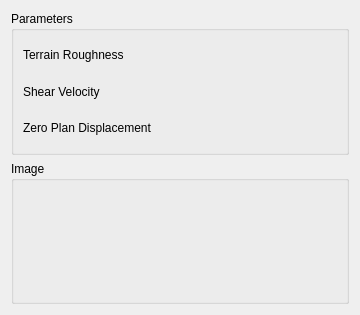
<?xml version="1.0" encoding="UTF-8"?>
<ui version="4.0">
 <class>WindLabGui::DlgLogarithmicLowProfile</class>
 <widget class="QWidget" name="WindLabGui::DlgLogarithmicLowProfile">
  <property name="geometry">
   <rect>
    <x>0</x>
    <y>0</y>
    <width>360</width>
    <height>315</height>
   </rect>
  </property>
  <property name="windowTitle">
   <string>Feature Parameters</string>
  </property>
  <property name="sizeGripEnabled" stdset="0">
   <bool>true</bool>
  </property>
  <layout class="QGridLayout" name="gridLayout">
   <item row="1" column="0">
    <widget class="QGroupBox" name="GroupBox5_5">
     <property name="title">
      <string>Image</string>
     </property>
     <layout class="QGridLayout" name="_6">
      <property name="leftMargin">
       <number>9</number>
      </property>
      <property name="topMargin">
       <number>9</number>
      </property>
      <property name="rightMargin">
       <number>9</number>
      </property>
      <property name="bottomMargin">
       <number>9</number>
      </property>
      <property name="spacing">
       <number>6</number>
      </property>
      <item row="1" column="0">
       <layout class="QHBoxLayout" name="horizontalLayout_9" stretch="0">
        <item>
         <widget class="QLabel" name="label_Image">
          <property name="text">
           <string/>
          </property>
         </widget>
        </item>
       </layout>
      </item>
     </layout>
    </widget>
   </item>
   <item row="0" column="0">
    <widget class="QGroupBox" name="GroupBox5_3">
     <property name="title">
      <string>Parameters</string>
     </property>
     <layout class="QGridLayout" name="_3">
      <property name="leftMargin">
       <number>9</number>
      </property>
      <property name="topMargin">
       <number>9</number>
      </property>
      <property name="rightMargin">
       <number>9</number>
      </property>
      <property name="bottomMargin">
       <number>9</number>
      </property>
      <property name="spacing">
       <number>6</number>
      </property>
      <item row="3" column="0">
       <layout class="QHBoxLayout" name="horizontalLayout_4" stretch="0,0">
        <item>
         <widget class="QLabel" name="label_4">
          <property name="text">
           <string>Zero Plan Displacement</string>
          </property>
         </widget>
        </item>
        <item>
         <widget class="Gui::QuantitySpinBox" name="doubleSpinBox_Zd" native="true">
          <property name="keyboardTracking" stdset="0">
           <bool>false</bool>
          </property>
         </widget>
        </item>
       </layout>
      </item>
      <item row="2" column="0">
       <layout class="QHBoxLayout" name="horizontalLayout_3" stretch="0,0">
        <item>
         <widget class="QLabel" name="label_3">
          <property name="text">
           <string>Shear Velocity</string>
          </property>
         </widget>
        </item>
        <item>
         <widget class="Gui::QuantitySpinBox" name="doubleSpinBox_Mu" native="true">
          <property name="keyboardTracking" stdset="0">
           <bool>false</bool>
          </property>
         </widget>
        </item>
       </layout>
      </item>
      <item row="1" column="0">
       <layout class="QHBoxLayout" name="horizontalLayout" stretch="0,0">
        <item>
         <widget class="QLabel" name="label">
          <property name="text">
           <string>Terrain Roughness</string>
          </property>
         </widget>
        </item>
        <item>
         <widget class="Gui::QuantitySpinBox" name="doubleSpinBox_Zo" native="true">
          <property name="keyboardTracking" stdset="0">
           <bool>false</bool>
          </property>
         </widget>
        </item>
       </layout>
      </item>
     </layout>
    </widget>
   </item>
  </layout>
 </widget>
 <customwidgets>
  <customwidget>
   <class>Gui::QuantitySpinBox</class>
   <extends>QWidget</extends>
   <header>Gui/QuantitySpinBox.h</header>
  </customwidget>
 </customwidgets>
 <resources/>
 <connections/>
</ui>
